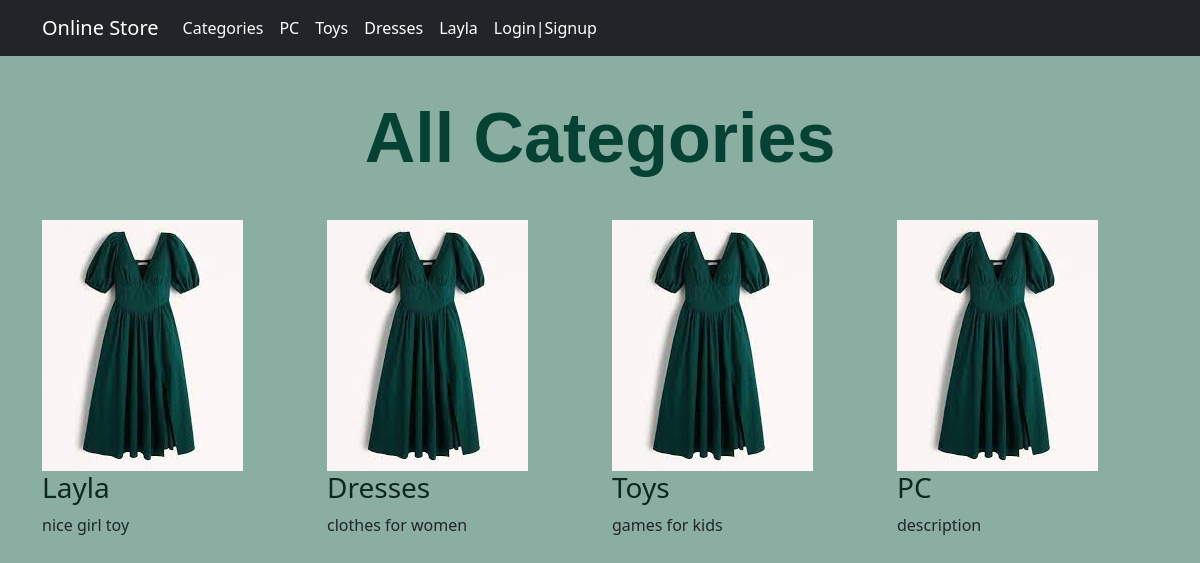
/categories.php, run on the app's committed database.
### tables this page shows
CREATE TABLE `categories` (
  `ID` int(11) NOT NULL,
  `Name` varchar(255) NOT NULL,
  `Description` text NOT NULL,
  `parent` int(11) NOT NULL,
  `Ordering` int(11) DEFAULT NULL,
  `Visibility` tinyint(4) NOT NULL DEFAULT 0,
  `Allow_Comment` tinyint(4) NOT NULL DEFAULT 0,
  `Allow_Ads` tinyint(4) NOT NULL DEFAULT 0
);

### init.php (called while the page is built, shortened)
<?php
include 'admin/connect.php';
$tplt = 'includes/templates/';
$css = 'assest/css/';
$func = 'includes/functions/';
include $func.'functions.php';
include $tplt . 'header.php';
?>

### includes/functions/functions.php (called while the page is built, shortened)
<?php
function getAll($table, $order)
{
    global $conn;
    $stmt = $conn->prepare("SELECT * FROM $table ORDER BY $order DESC");
    $stmt->execute();
    $all = $stmt->fetchAll();
    return $all;
}
function getCats()
{
    global $conn;
    $stmt = $conn->prepare("SELECT * FROM categories");
    $stmt->execute();
    $cats = $stmt->fetchAll();
    return $cats;
}

### categories.php (the view, shortened to what this page needs)
<?php
include 'init.php'; ?>
<div class="container">
    <?php
    if (isset($_GET['pagename']) && isset($_GET['pageid'])) {
    ?>
        <h1 class="text-center"> <?php echo $_GET['pagename'] ?> </h1>
        <div class="row">
            <?php
            $items = getItems('Cat_ID', $_GET['pageid']);
            foreach ($items as $item) {
                echo '<div class="col-md-3 col-sm-6">';
                echo '<img class="img-responsive" src="dress.jpg"/>';
                echo '<div class="caption">';
                echo '<span class="price">' . $item['Price'] . '</span>';
                echo '<a href="items.php?itemid=' . $item['Item_ID'] . '"><h3>' . $item['Name'] . '</h3></a>';
                echo '<p>' . $item['Description'] . '</p>';
                echo '</div>';
                echo '</div>';
            } ?>
        </div>
    <?php
    } else {
    ?>
        <h1 class="text-center"> All Categories </h1>
        <div class="row">
            <?php
            $cats = getAll('categories', 'ID');
            foreach ($cats as $cat) {
                echo '<div class="col-md-3 col-sm-6">';
                echo '<img class="img-responsive" src="dress.jpg"/>';
                echo '<div class="caption">';
                echo '<a  href="categories.php?pageid=' . $cat['ID'] . '&pagename=' . $cat['Name'] . '"><h3>' . $cat['Name'] . '</h3></a>';
                echo '<p>' . $cat['Description'] . '</p>';
                echo '</div>';
                echo '</div>';
            } ?>
        </div>
    <?php
    }
    ?>
</div>
<?php
include $tplt . 'footer.php';
?>

### includes/templates/header.php (shortened to what this page needs)
<!DOCTYPE html>
<html lang="en">
<head>
    <link rel="stylesheet" href="<?php echo $css; ?>bootstrap.min.css">
    <link rel="stylesheet" href="<?php echo $css; ?>fontawesome.min.css">
    <link rel="stylesheet" href="<?php echo $css; ?>frontend.css">
</head>
<body>
    <nav class="navbar navbar-expand-lg navbar-dark bg-dark">
        <div class="container">
            <a class="navbar-brand" href="index.php">Online Store</a>
            <div class="collapse navbar-collapse" id="app-nav">
                <ul class="navbar-nav me-auto mb-2 mb-lg-0">
                <li class="nav-link"  class="nav-item"> <a href="categories.php">Categories</a> </li>
                    <?php
                    $categories = getCats();
                    foreach ($categories as $cat) {
                    ?>
                        <li class="nav-item">
                            <a class="nav-link" href="categories.php?pageid=<?php echo $cat['ID'] ?>&pagename=<?php echo $cat['Name'] ?>">
                                <?php echo $cat['Name'];
                                ?></a>
                        </li>
                    <?php
                    }
                    ?>
                    <?php
                    if (isset($_SESSION['User'])) {
                    ?>
                        <li class="nav-item dropdown ">
                            <a class="nav-link dropdown-toggle " href="#" role="button" data-bs-toggle="dropdown" aria-expanded="false">
                                <?php echo $_SESSION['User'] ?>
                            </a>
                            <ul class="dropdown-menu ">
                                <li><a class="dropdown-item" href="profile.php">My Profile</a></li>
                                <li><a class="dropdown-item" href="new_ads.php">New Item</a></li>
                                <li><a class="dropdown-item" href="profile.php#my_item">My Items</a></li>
                                <li><a class="dropdown-item" href="logout.php">Logout</a></li>
                            </ul>
                        </li>
                    <?php
                    } else {
                    ?>
                        <li class="nav-item"><a class="nav-link" href="login.php"> Login|Signup </a></li>
                    <?php } ?>
                </ul>
            </div>
        </div>
    </nav>

### assest/css/frontend.css (style rules this page uses)
body { background-color: #8baea2; font-size: 16px; }
a { text-decoration: none; color: #fafafa; }
.navbar-dark .navbar-nav .nav-link { color: #FFF; }
h1 { color: rgb(6, 66, 52); font-size: 70px; font-family: Arial, Helvetica, sans-serif; margin: 40px 0px; font-weight: bold; }
.caption a { text-decoration: none; color: #0e2820; }

### data on the page
categories: Name "PC", Description "description"
categories: Name "Toys", Description "games for kids"
categories: Name "Dresses", Description "clothes for women"
categories: Name "Layla", Description "nice girl toy"
